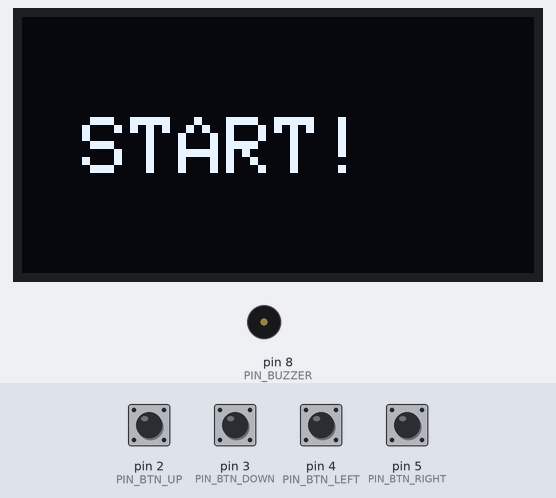
The sketch below on a simulated Arduino Uno, built with avr-gcc and run on an emulated ATmega328P. Parts: 128×64 one-colour display, buzzer (waves = sounding, pin HIGH). Inputs (shaded band) come from the test bench; at power-on: pin 2 (PIN_BTN_UP), pin 3 (PIN_BTN_DOWN), pin 4 (PIN_BTN_LEFT), pin 5 (PIN_BTN_RIGHT) HIGH. Random numbers use the default seed unless the sketch sets one.

Above: at 1.3 s.
1.4 s: pin 2 (PIN_BTN_UP) pulled LOW for 0.15 s
At 2.1 s:
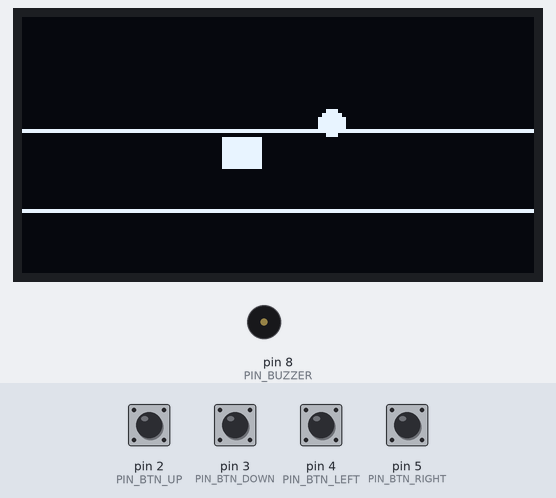
3.0 s: pin 3 (PIN_BTN_DOWN) pulled LOW for 0.15 s
At 3.13 s:
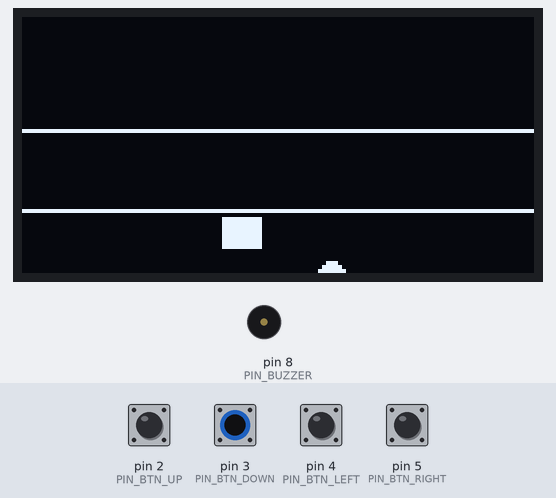
4.6 s: pin 4 (PIN_BTN_LEFT) pulled LOW for 0.15 s
At 4.89 s:
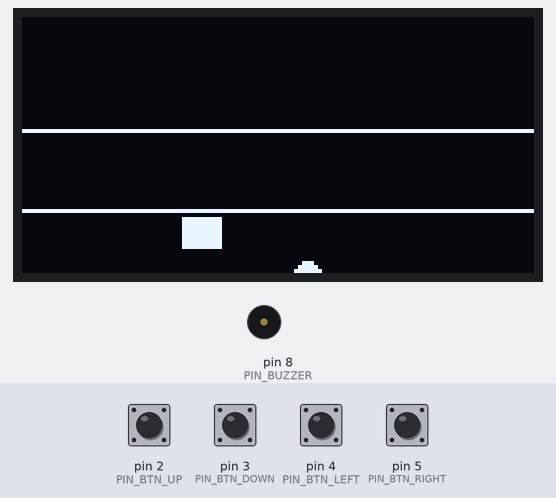
6.2 s: pin 5 (PIN_BTN_RIGHT) pulled LOW for 0.15 s
At 6.64 s:
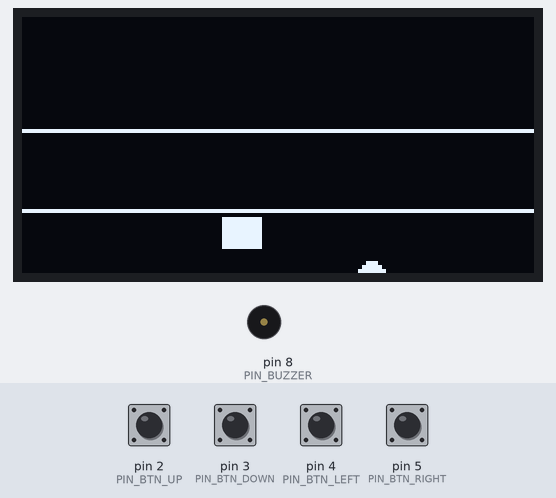
7.8 s: pin 2 (PIN_BTN_UP) pulled LOW for 1 s
At 8.03 s:
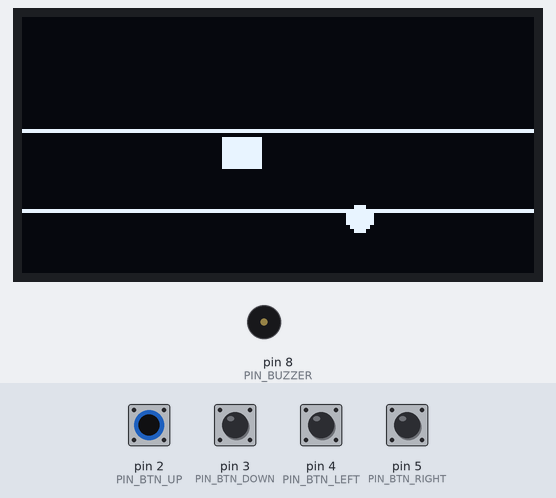
10.3 s: pin 3 (PIN_BTN_DOWN) pulled LOW for 1 s
At 10.53 s:
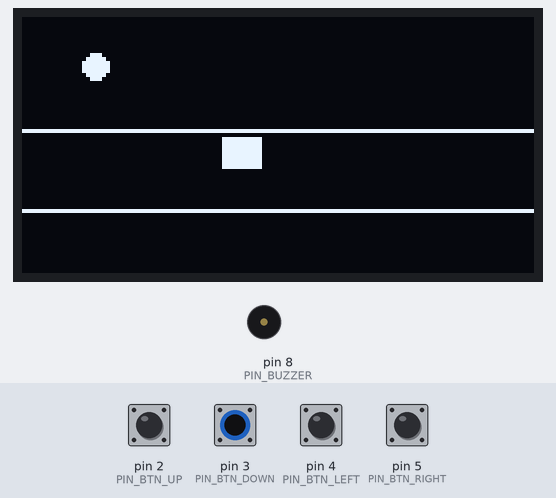

The sketch:

kurs.ino
```cpp
#include <Wire.h> //работа с шиной I2C (SDA-данные и SCI-тактовый сигнал)
#include <Adafruit_GFX.h> //для графики
#include <Adafruit_SSD1306.h> //драйвер для отправки картинки на экран
#include <EEPROM.h>  //энергозависимая память

#define PIN_BTN_UP 2
#define PIN_BTN_DOWN 3
#define PIN_BTN_LEFT 4
#define PIN_BTN_RIGHT 5
#define PIN_BUZZER  8
int wolfX=50;
int wolfFloor=0; //этаж от 0 - 2 (всего 3 шт)
int floorY[3]={50,30,10}; //система координат перевернута, 0.0 в левом верхнем углу
int eggX=0;
int eggY=0;
bool eggActive=false;
unsigned long TimerforEgg=0;
unsigned long TimerforUp=0;
unsigned long TimerforDown=0;
unsigned long TimerforLeft=0;
unsigned long TimerforRight=0;

Adafruit_SSD1306 display(128,64,&Wire,-1); //&Wire общение через шину I2C (провода к A4 и A5)
void setup(){
  Wire.begin();
  pinMode(PIN_BTN_UP,INPUT_PULLUP);
  pinMode(PIN_BTN_DOWN,INPUT_PULLUP);
  pinMode(PIN_BTN_LEFT,INPUT_PULLUP);
  pinMode(PIN_BTN_RIGHT,INPUT_PULLUP);
  pinMode(PIN_BUZZER,OUTPUT);

  display.begin(SSD1306_SWITCHCAPVCC,0x3C);
  display.clearDisplay();
  display.setTextSize(2);
  display.setTextColor(SSD1306_WHITE);
  display.setCursor(15,25);
  display.print("START!");
  display.display();
  delay(500);
  while(digitalRead(PIN_BTN_UP)==HIGH && //пока не нажмется любая кнопка -> висит стартовый экран
        digitalRead(PIN_BTN_DOWN)==HIGH &&
        digitalRead(PIN_BTN_LEFT)==HIGH &&
        digitalRead(PIN_BTN_RIGHT)==HIGH) {
  }
}
void loop(){
  display.clearDisplay();

  if(digitalRead(PIN_BTN_LEFT)==LOW && millis()-TimerforLeft>200){
    wolfX-=10;
    if (wolfX<0) wolfX=0;
    TimerforLeft=millis();
  }
  if(digitalRead(PIN_BTN_RIGHT)==LOW && millis()-TimerforRight>200){
    wolfX+=10;
    if (wolfX>118) wolfX=118; //правая граница 128, а ширина волка 10
    TimerforRight=millis();
  }
  if(digitalRead(PIN_BTN_UP)==LOW && millis()-TimerforUp>200){
    if (wolfFloor<2) wolfFloor++;
    TimerforUp=millis();
  }
  if(digitalRead(PIN_BTN_DOWN)==LOW && millis()-TimerforDown>200){
    if (wolfFloor>0) wolfFloor--;
    TimerforDown=millis();
  }

  if(eggActive==false){
    eggActive=true;
    eggX=random(10,118);
    eggY=0;
  }
  if(eggActive==true && millis()-TimerforEgg >50){ //яйцо опускается на 2 пикселя каждые 50 миллисек
    eggY+=2;
    TimerforEgg=millis();
  }
  if(eggY>64){
    eggActive=false;
  }


  if(eggActive==true){
    if(eggY>=floorY[wolfFloor]-2 && eggY<=floorY[wolfFloor]+8 &&
        eggX>=wolfX-3 && eggX<=wolfX+10){ //
          eggActive=false;
          tone(PIN_BUZZER,1000,100);
        }
  }


  display.drawLine(0,28,127,28,SSD1306_WHITE); //средняя полка (х нач, у нач, х кон, у кон)
  display.drawLine(0,48,127,48,SSD1306_WHITE); //верхняя полка
  if(eggActive==true){
    display.fillCircle(eggX,eggY,3,SSD1306_WHITE); //круг радиус 3
  }
  display.fillRect(wolfX, floorY[wolfFloor], 10, 8, SSD1306_WHITE); //волк ширина 10, высота 8
  display.display();
 }
```

Measured:
- after the input at 1.4 s, the display: first changes at once (image 1 shows a later state)
